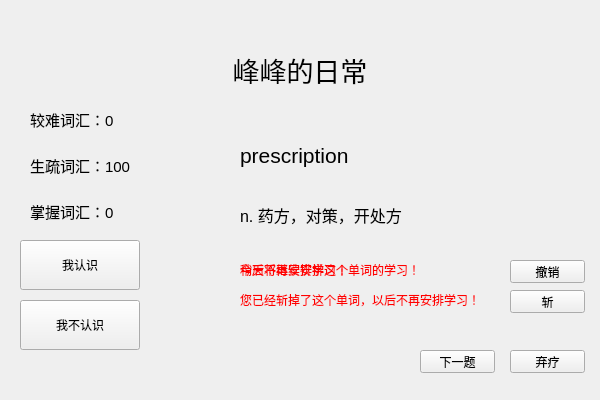
<?xml version="1.0" encoding="UTF-8"?>
<ui version="4.0">
 <class>Q_WordrecitingProc</class>
 <widget class="QWidget" name="Q_WordrecitingProc">
  <property name="geometry">
   <rect>
    <x>0</x>
    <y>0</y>
    <width>600</width>
    <height>400</height>
   </rect>
  </property>
  <property name="windowTitle">
   <string>千词斩 Version 1.0</string>
  </property>
  <widget class="QLabel" name="label">
   <property name="geometry">
    <rect>
     <x>150</x>
     <y>30</y>
     <width>300</width>
     <height>80</height>
    </rect>
   </property>
   <property name="font">
    <font>
     <family>微软雅黑</family>
     <pointsize>20</pointsize>
    </font>
   </property>
   <property name="text">
    <string>峰峰的日常</string>
   </property>
   <property name="alignment">
    <set>Qt::AlignCenter</set>
   </property>
  </widget>
  <widget class="QLabel" name="label_0">
   <property name="geometry">
    <rect>
     <x>30</x>
     <y>94</y>
     <width>180</width>
     <height>50</height>
    </rect>
   </property>
   <property name="font">
    <font>
     <pointsize>11</pointsize>
    </font>
   </property>
   <property name="text">
    <string>较难词汇：0</string>
   </property>
  </widget>
  <widget class="QLabel" name="label_1">
   <property name="geometry">
    <rect>
     <x>30</x>
     <y>140</y>
     <width>180</width>
     <height>50</height>
    </rect>
   </property>
   <property name="font">
    <font>
     <pointsize>11</pointsize>
    </font>
   </property>
   <property name="text">
    <string>生疏词汇：100</string>
   </property>
  </widget>
  <widget class="QLabel" name="label_2">
   <property name="geometry">
    <rect>
     <x>30</x>
     <y>186</y>
     <width>180</width>
     <height>50</height>
    </rect>
   </property>
   <property name="font">
    <font>
     <pointsize>11</pointsize>
    </font>
   </property>
   <property name="text">
    <string>掌握词汇：0</string>
   </property>
  </widget>
  <widget class="QLabel" name="label_Word">
   <property name="geometry">
    <rect>
     <x>240</x>
     <y>130</y>
     <width>300</width>
     <height>50</height>
    </rect>
   </property>
   <property name="font">
    <font>
     <pointsize>16</pointsize>
    </font>
   </property>
   <property name="text">
    <string>prescription</string>
   </property>
  </widget>
  <widget class="QPushButton" name="button_Yes">
   <property name="geometry">
    <rect>
     <x>20</x>
     <y>240</y>
     <width>120</width>
     <height>50</height>
    </rect>
   </property>
   <property name="text">
    <string>我认识</string>
   </property>
  </widget>
  <widget class="QPushButton" name="button_No">
   <property name="geometry">
    <rect>
     <x>20</x>
     <y>300</y>
     <width>120</width>
     <height>50</height>
    </rect>
   </property>
   <property name="text">
    <string>我不认识</string>
   </property>
  </widget>
  <widget class="QPushButton" name="button_Abandon">
   <property name="geometry">
    <rect>
     <x>510</x>
     <y>350</y>
     <width>75</width>
     <height>23</height>
    </rect>
   </property>
   <property name="text">
    <string>弃疗</string>
   </property>
  </widget>
  <widget class="QPushButton" name="button_Next">
   <property name="geometry">
    <rect>
     <x>420</x>
     <y>350</y>
     <width>75</width>
     <height>23</height>
    </rect>
   </property>
   <property name="text">
    <string>下一题</string>
   </property>
  </widget>
  <widget class="QLabel" name="label_Meaning">
   <property name="geometry">
    <rect>
     <x>240</x>
     <y>190</y>
     <width>300</width>
     <height>50</height>
    </rect>
   </property>
   <property name="font">
    <font>
     <pointsize>12</pointsize>
    </font>
   </property>
   <property name="text">
    <string>n. 药方，对策，开处方</string>
   </property>
  </widget>
  <widget class="QLabel" name="label_No">
   <property name="geometry">
    <rect>
     <x>240</x>
     <y>260</y>
     <width>260</width>
     <height>20</height>
    </rect>
   </property>
   <property name="font">
    <font>
     <pointsize>9</pointsize>
    </font>
   </property>
   <property name="text">
    <string>&lt;html&gt;&lt;head/&gt;&lt;body&gt;&lt;p&gt;&lt;span style=&quot; color:#ff0000;&quot;&gt;稍后将继续安排这个单词的学习！&lt;/span&gt;&lt;/p&gt;&lt;/body&gt;&lt;/html&gt;</string>
   </property>
  </widget>
  <widget class="QLabel" name="label_Yes">
   <property name="geometry">
    <rect>
     <x>240</x>
     <y>260</y>
     <width>260</width>
     <height>20</height>
    </rect>
   </property>
   <property name="font">
    <font>
     <pointsize>9</pointsize>
    </font>
   </property>
   <property name="text">
    <string>&lt;html&gt;&lt;head/&gt;&lt;body&gt;&lt;p&gt;&lt;span style=&quot; color:#ff0000;&quot;&gt;今天不再安排学习！&lt;/span&gt;&lt;/p&gt;&lt;/body&gt;&lt;/html&gt;</string>
   </property>
  </widget>
  <widget class="QPushButton" name="button_Cancel">
   <property name="geometry">
    <rect>
     <x>510</x>
     <y>260</y>
     <width>75</width>
     <height>23</height>
    </rect>
   </property>
   <property name="text">
    <string>撤销</string>
   </property>
  </widget>
  <widget class="QPushButton" name="button_Kill">
   <property name="geometry">
    <rect>
     <x>510</x>
     <y>290</y>
     <width>75</width>
     <height>23</height>
    </rect>
   </property>
   <property name="text">
    <string>斩</string>
   </property>
  </widget>
  <widget class="QLabel" name="label_kill">
   <property name="geometry">
    <rect>
     <x>240</x>
     <y>290</y>
     <width>260</width>
     <height>20</height>
    </rect>
   </property>
   <property name="font">
    <font>
     <pointsize>9</pointsize>
    </font>
   </property>
   <property name="text">
    <string>&lt;html&gt;&lt;head/&gt;&lt;body&gt;&lt;p&gt;&lt;span style=&quot; color:#ff0000;&quot;&gt;您已经斩掉了这个单词，以后不再安排学习！&lt;/span&gt;&lt;/p&gt;&lt;/body&gt;&lt;/html&gt;</string>
   </property>
  </widget>
 </widget>
 <layoutdefault spacing="6" margin="11"/>
 <resources/>
 <connections/>
</ui>
